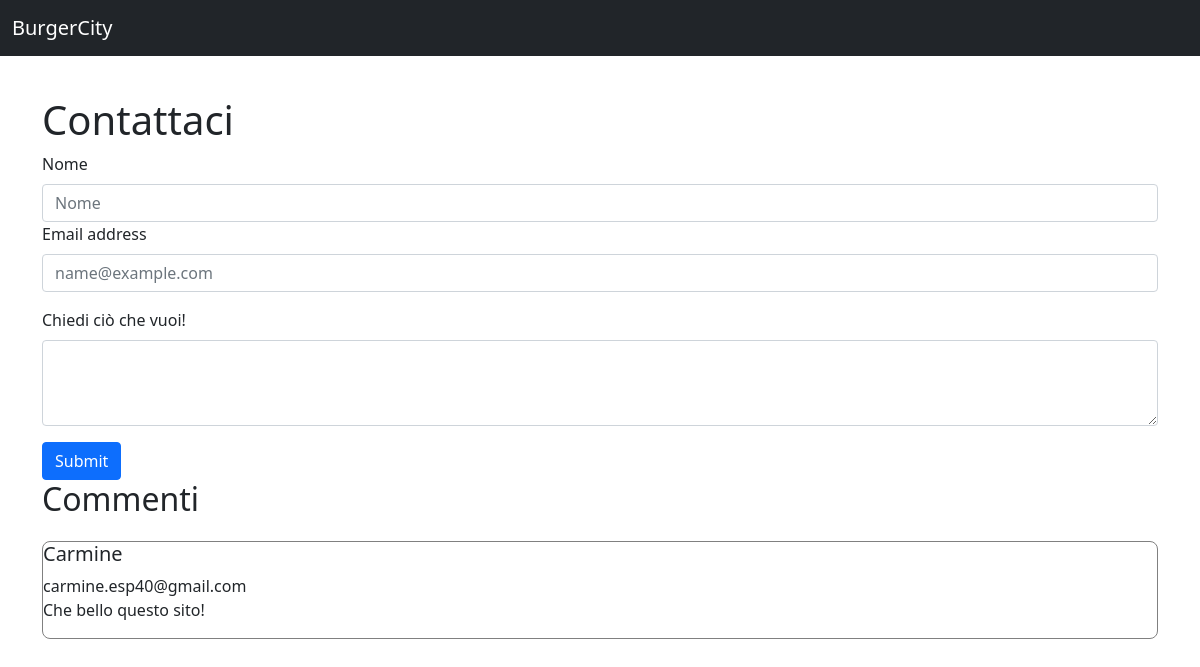
/BurgerCity/contattaci, run on an earlier commit of the app's database.
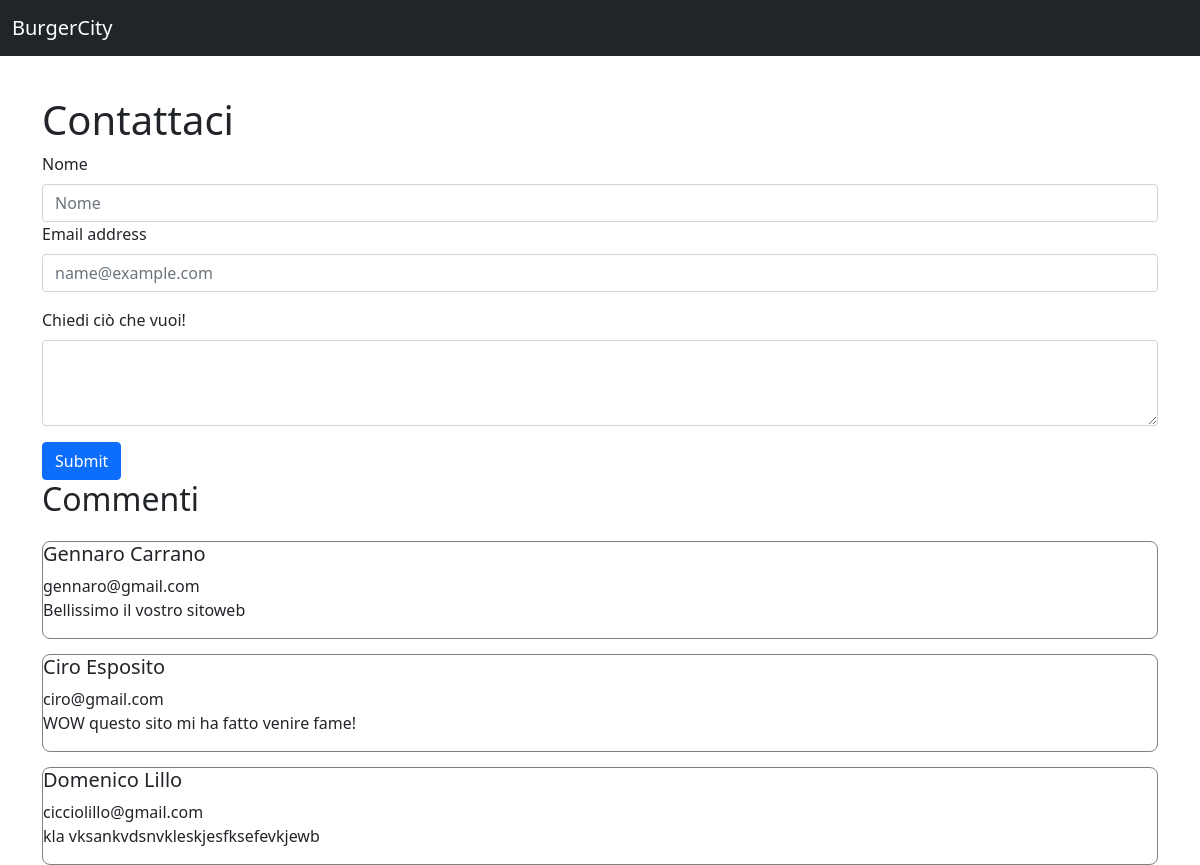
And on a later commit of the database.
### BurgerCity/models.py (models this page shows, shortened)
class contactForm(models.Model):
    username = models.CharField(max_length=50)
    email = models.EmailField()
    userQuestion = models.CharField(max_length=800)

### BurgerCity/views.py (the view)
# urls.py: path('contattaci', views.contattaci, name='contattaci'),
def contattaci(request):
    if request.method == 'POST':
        form = ContactFormForm(request.POST)
        if form.is_valid():
            form.save()
            return redirect('contattaci')
    else:
        form = ContactFormForm()
    data = contactForm.objects.all()
    return render(request, 'BurgerCity/contattaci.html', {'form': form, 'data': data})

### BurgerCity/forms.py
class ContactFormForm(forms.ModelForm):
    class Meta:
        model = contactForm
        fields = ['username', 'email', 'userQuestion']

### BurgerCity/templates/BurgerCity/contattaci.html (shortened to what this page needs)
{% extends 'BurgerCity/common.html' %} {% block content %}
<div class="container" style="margin-top: 40px">
  <h1>Contattaci</h1>
  <form method="post">
    <div class="mb-3">
      <label for="exampleFormControlInput1" class="form-label">Nome</label>
      <input
        type="name"
        name="username"
        class="form-control"
        id="exampleFormControlInput1"
        placeholder="Nome"
      />
      <label for="exampleFormControlInput1" class="form-label"
        >Email address</label
      >
      <input
        type="email"
        name="email"
        class="form-control"
        id="exampleFormControlInput1"
        placeholder="name@example.com"
      />
    </div>
    <div class="mb-3">
      <label for="exampleFormControlTextarea1" class="form-label"
        >Chiedi ciò che vuoi!</label
      >
      <textarea
        name="userQuestion"
        class="form-control"
        id="exampleFormControlTextarea1"
        rows="3"
      ></textarea>
    </div>
    <input class="btn btn-primary" type="submit" value="Submit" />
  </form>
  <div style="display: flex; flex-direction: column; gap: 15px">
    <h2>Commenti</h2>
    {% for item in data %}
    <div style="border: solid 1px gray; border-radius: 8px">
      <h5>{{item.username}}</h5>
      <h7>{{item.email}}</h7>
      <p>{{item.userQuestion}}</p>
    </div>
    {% endfor %}
  </div>
</div>
{% endblock %}

What changed in the data, as far as the page shows it:
removed contactForm: username "Carmine", email "carmine.esp40@gmail.com", userQuestion "Che bello questo sito!"
added contactForm: username "Gennaro Carrano", email "gennaro@gmail.com", userQuestion "Bellissimo il vostro sitoweb"
added contactForm: username "Ciro Esposito", email "ciro@gmail.com", userQuestion "WOW questo sito mi ha fatto venire fame!"
added contactForm: username "Domenico Lillo", email "cicciolillo@gmail.com", userQuestion "kla vksankvdsnvkleskjesfksefevkjewb"
